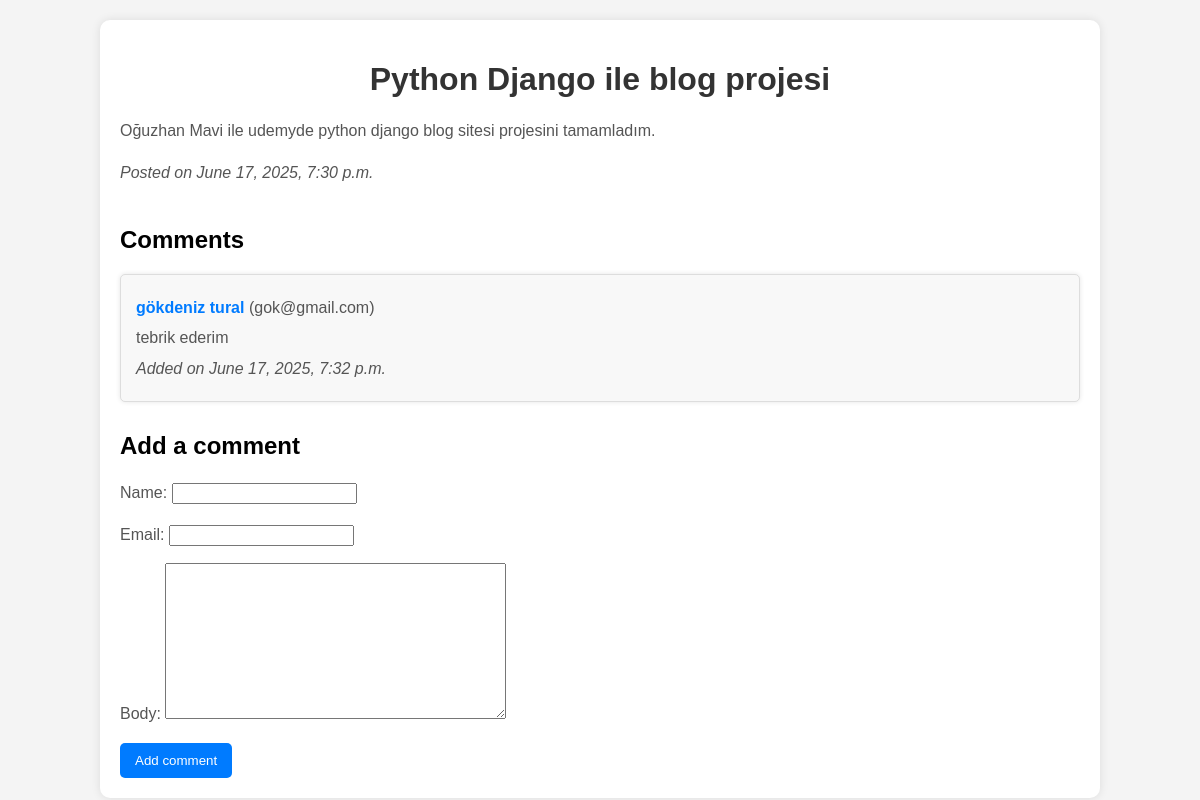
The app's page /post/1/ with its own data.
### blog/models.py (models this page shows, shortened)
class Post(models.Model):
    title =models.CharField(max_length=100)
    content=models.TextField()
    date_posted=models.DateTimeField(auto_now_add=True)

class Comment(models.Model):
    post=models.ForeignKey(Post,on_delete=models.CASCADE, related_name='comments')
    name=models.CharField(max_length=100)
    email=models.EmailField()
    body=models.TextField()
    date_added=models.DateTimeField(default=timezone.now)

### blog/views.py (the view)
# urls.py: path('post/<int:id>/',views.post_detail, name='post_detail'),
def post_detail(request,id):
    post = get_object_or_404(Post,id=id)
    comments = post.comments.all()
    if request.method == "POST":
        comment_form=CommentForm(request.POST)
        if comment_form.is_valid():
            new_comment=comment_form.save(commit=False)
            new_comment.post=post
            new_comment.save()
            return redirect('post_detail',id=post.id)
    else:
        comment_form=CommentForm()
    return render(request,'blog/post_detail.html', {'post':post,'comments':comments,'comment_form':comment_form})

### blog/forms.py
class CommentForm(forms.ModelForm):
    class Meta:
        model = Comment
        fields= ['name','email','body']

### blog/templates/blog/post_detail.html (shortened to what this page needs)
<!DOCTYPE html>
<html lang="en">
<head>
</head>
<body>
    <div class="container">
        <h1>{{ post.title }}</h1>
        <p>{{ post.content }}</p>
        <p><em>Posted on {{ post.date_posted }}</em></p>
        <div class="comments-section">
            <h2>Comments</h2>
            {% for comment in comments %}
                <div class="comment">
                    <p><strong>{{ comment.name }}</strong> ({{ comment.email }})</p>
                    <p>{{ comment.body }}</p>
                    <p><em>Added on {{ comment.date_added }}</em></p>
                </div>
            {% endfor %}
        </div>
        <div class="comment-form">
            <h2>Add a comment</h2>
            <form method="post">
                {{ comment_form.as_p }}
                <button type="submit">Add comment</button>
            </form>
        </div>
    </div>
</body>
</html>

### blog/templates/blog/post_detail.html (style rules this page uses)
body { background-color: #f4f4f4; font-family: Arial, sans-serif; margin: 0; padding: 0; }
.container { width: 80%; margin: auto; overflow: hidden; padding: 20px; background-color: white; border-radius: 10px; margin-top: 20px; box-shadow: 0 0 10px rgba(0, 0, 0, 0.1); }
h1 { color: #333; text-align: center; margin-bottom: 20px; }
p { color: #555; line-height: 1.6; }
.comments-section { margin-top: 40px; }
.comment { background-color: #f8f8f8; padding: 15px; border-radius: 5px; margin-bottom: 20px; border: 1px solid #ddd; box-shadow: 0 0 5px rgba(0, 0, 0, 0.1); }
.comment strong { color: #007BFF; }
.comment p { margin: 5px 0; }
.comment-form { margin-top: 30px; }
.comment-form button { background-color: #007BFF; color: white; padding: 10px 15px; border: none; border-radius: 5px; cursor: pointer; }

### records on screen
Post: title "Python Django ile blog projesi", content "Oğuzhan Mavi ile udemyde python django blog sitesi projesini tamamladım.", date_posted "June 17, 2025, 7:30 p.m."
Comment: name "gökdeniz tural", email "gok@gmail.com", body "tebrik ederim", date_added "June 17, 2025, 7:32 p.m."
